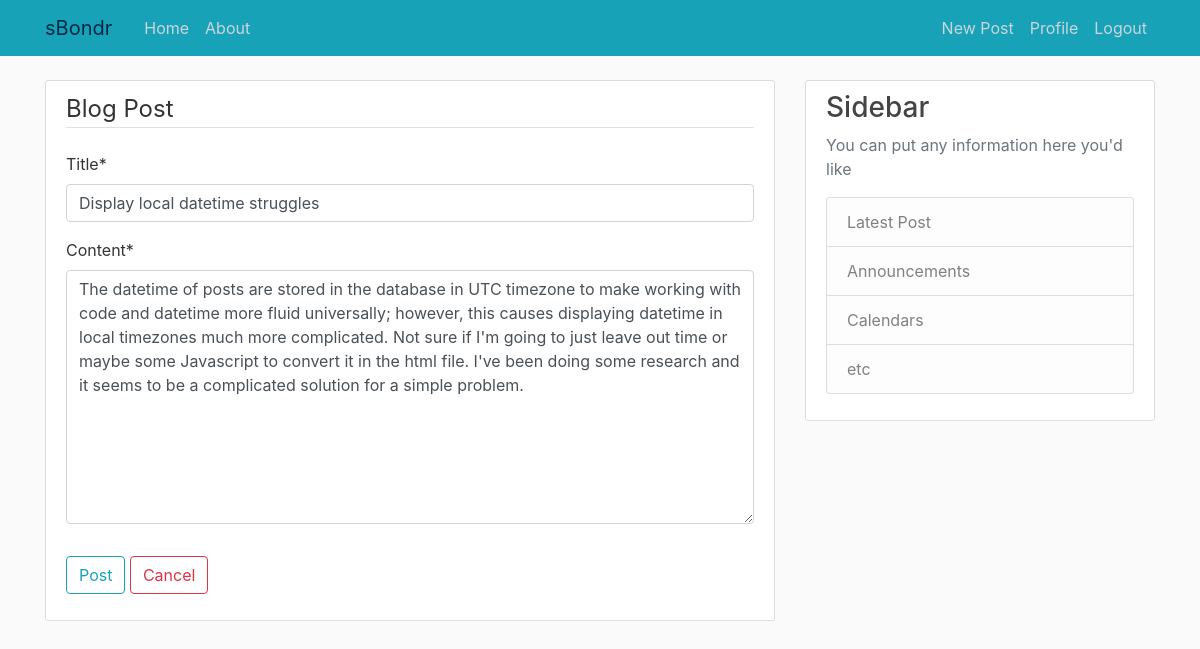
/post/36/update/ (signed in), run on the app's committed database.
### blog/models.py (models this page shows, shortened)
class Post(models.Model):
    title = models.CharField(max_length=100)
    content = models.TextField()
    date_posted = models.DateTimeField(default=timezone.now)
    author = models.ForeignKey(User, on_delete=models.CASCADE)

### blog/views.py (the view, shortened to what this page needs)
# urls.py: path('post/<int:pk>/update/', PostUpdateView.as_view(), name='post-update'),
class PostUpdateView(LoginRequiredMixin, UserPassesTestMixin, UpdateView):
    model = Post
    fields = ['title', 'content']
    def test_func(self):
        post = self.get_object()
        if self.request.user == post.author:
            return True
        return False

### blog/templates/blog/post_form.html (shortened to what this page needs)
{% extends "blog/base.html" %}
{% load crispy_forms_tags %}
{% block content %}
    <div class="content-section">
        <form method="POST">
            <fieldset class="form-group">
                <legend class="border-bottom mb-4">Blog Post</legend>
                {{ form|crispy }}
            </fieldset>
            <div class="form-group">
                <button class="btn btn-outline-info" type="submit">Post</button>
                <a class="btn btn-outline-danger" href="{% url 'blog-home' %}">Cancel</a>
            </div>
        </form>
    </div>
{% endblock content %}

### blog/static/blog/main.css (style rules this page uses)
body { background: #fafafa; color: #333333; margin-top: 5rem; }
.content-section { background: #ffffff; padding: 10px 20px; border: 1px solid #dddddd; border-radius: 3px; margin-bottom: 20px; }

### data on the page
Post: title "Display local datetime struggles", content "The datetime of posts are stored in the database in UTC timezone to make working with code and datetime more fluid universally; however, this causes displaying datetime in local timezones much more complicated. Not sure if I'm going to just leave out time or maybe some Javascript to convert it in the html file. I've been doing some research and it seems to be a complicated solution for a simple problem."
